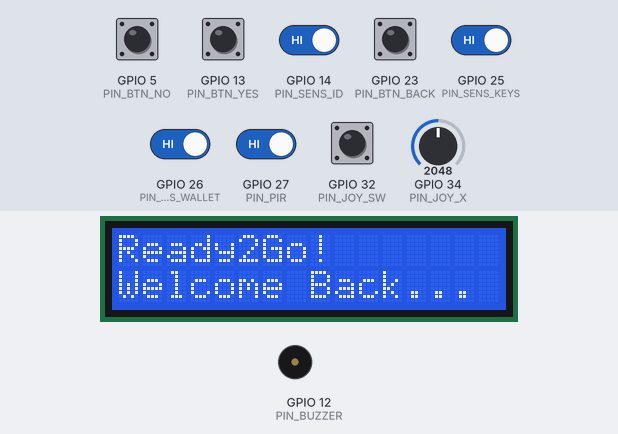
Recording of a sketch running on a simulated ESP32. Shown: 16×2 character LCD, buzzer (waves = sounding). The inputs (shaded band) are chosen by the test bench; at power-on: GPIO 5 (PIN_BTN_NO), GPIO 13 (PIN_BTN_YES), GPIO 14 (PIN_SENS_ID), GPIO 23 (PIN_BTN_BACK), GPIO 25 (PIN_SENS_KEYS), GPIO 26 (PIN_SENS_WALLET), GPIO 27 (PIN_PIR), GPIO 32 (PIN_JOY_SW) HIGH, GPIO 34 (PIN_JOY_X) = 2048. WiFi joins after 1.5 s; servers stay silent unless stated; what the sketch prints to the serial monitor is not drawn.

Above: at 4.6 s.
4.7 s: GPIO 34 (PIN_JOY_X) set to 968
6.9 s: GPIO 34 (PIN_JOY_X) set to 839
At 8.1 s:
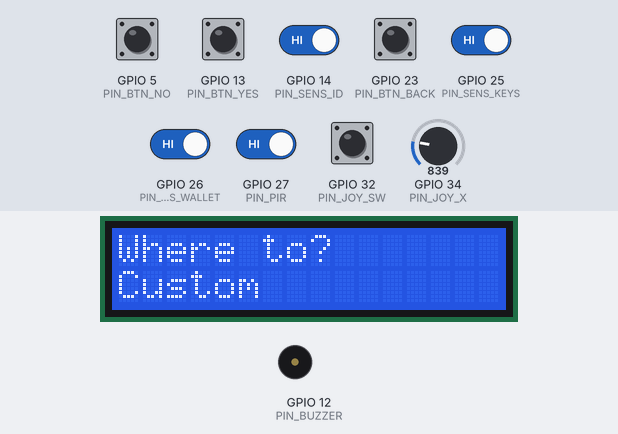
8.4 s: GPIO 32 (PIN_JOY_SW) pulled LOW for 3.2 s
At 11.8 s:
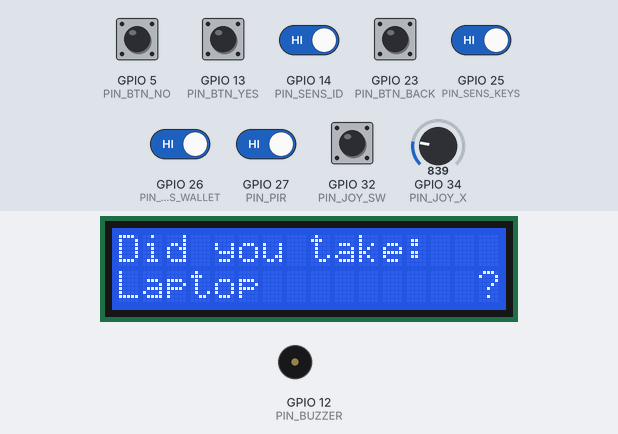
13.1 s: GPIO 5 (PIN_BTN_NO) pulled LOW for 1 s
At 15.0 s:
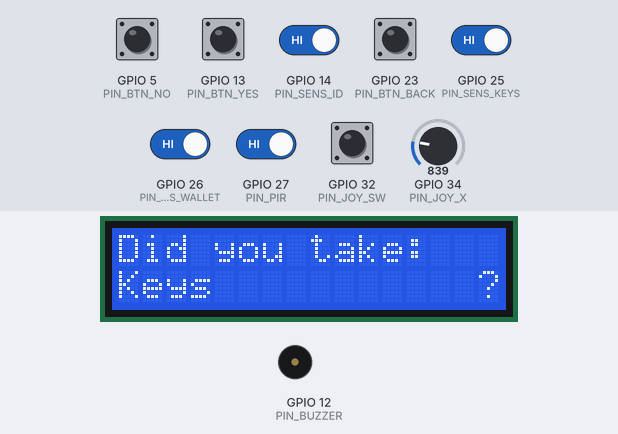
15.6 s: GPIO 5 (PIN_BTN_NO) pulled LOW for 0.15 s
At 16.3 s:
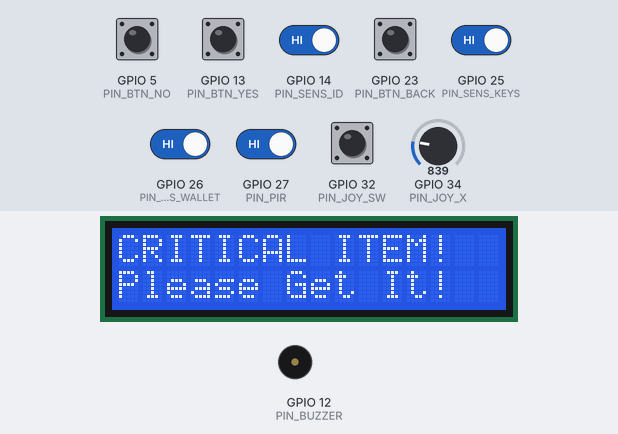
18.7 s: GPIO 13 (PIN_BTN_YES) pulled LOW for 1 s
At 24.3 s:
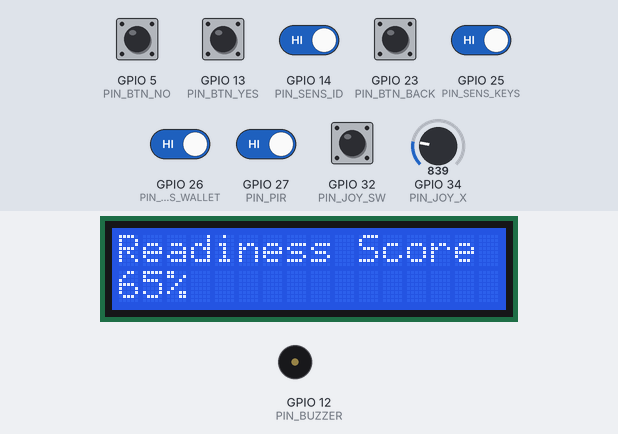
Timing chart, 0 to 27.6 s (numbered marks = the images above; inputs shaded):
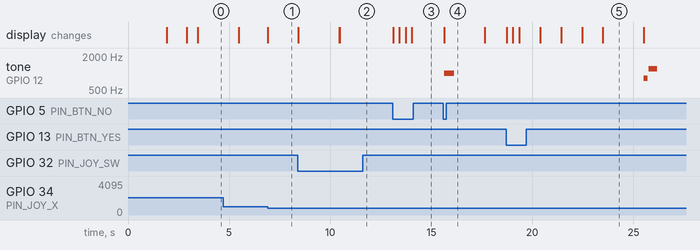

The sketch:

Ready2Go.ino
```cpp
// ========================================================================================
//  Ready2Go – Smart Embedded Departure Assistant
//  Author: Ahmed Samir (Nile University - ECE)
//  Event: IEEE SSCS Arduino Contest
// ========================================================================================
//  Blynk Datastreams:
//    V0  – System Status         (String) - Human-readable system state
//    V1  – Current Destination   (String) - Clean destination name
//    V2  – Current Item          (String) - Clean item name
//    V3  – Readiness Score       (Integer 0–100) - Clamped scoring system
//    V4  – AI Assistant Message  (String) - Complete event timeline
//    V5  – Missing Items         (String) - Dynamically generated list
// ========================================================================================

// --- Blynk Credentials (must be defined BEFORE including Blynk) ---
#define BLYNK_TEMPLATE_ID   "TMPL2Dh8I1eqd"
#define BLYNK_TEMPLATE_NAME "Ready2Go"
#define BLYNK_AUTH_TOKEN    "gOnx6kCUGNovvZhwDiDUQl9laD3PBI7K"

#define BLYNK_PRINT Serial

#include <Wire.h>
#include <LiquidCrystal_I2C.h>
#include <WiFi.h>
#include <BlynkSimpleEsp32.h>

// --- WiFi Credentials ---
char ssid[] = "Ahmed@yousef";
char pass[] = "25112595";

// --- Pin Definitions (Preserved strictly as requested) ---
#define PIN_PIR         27
#define PIN_JOY_X       34
#define PIN_JOY_SW      32
#define PIN_BTN_YES     13
#define PIN_BTN_NO       5
#define PIN_BTN_BACK    23
#define PIN_SENS_KEYS   25
#define PIN_SENS_WALLET 26
#define PIN_SENS_ID     14  // Renamed from PIN_SENS_PHONE
#define PIN_BUZZER      12

// --- Scoring Constants ---
const int SCORE_START              = 100;
const int SCORE_MIN                = 0;
const int PENALTY_CRITICAL_SKIPPED = 15;
const int PENALTY_NON_CRITICAL     = 5;
const int PENALTY_SENSOR_LEFT      = 20;

// --- LCD Setup ---
LiquidCrystal_I2C lcd(0x27, 16, 2);

// --- System States ---
enum SystemState {
  STATE_SLEEP,
  STATE_MENU,
  STATE_CHECKLIST,
  STATE_VALIDATE,
  STATE_SUCCESS
};
SystemState currentState = STATE_SLEEP;

// --- Menu Variables ---
String destinations[] = {"University", "Work", "Gym", "Travel", "Emergency", "Custom"};
int menuIndex    = 0;
int maxMenuIndex = 5;

// --- Checklist Items (Updated replacing Phone with Student ID) ---
String uniItems[]     = {"Laptop", "Charger", "Case", "Notebook", "Keys", "Wallet", "Student ID"};
bool   uniCritical[]  = {false,    false,     false,  false,      true,   true,     true};

String workItems[]    = {"Keys", "Wallet", "Student ID", "Water Bottle", "Food"};
bool   workCritical[] = {true,   true,     true,         false,          false};

String gymItems[]     = {"Keys", "Wallet", "Student ID", "Pre-Workout", "Water Bottle"};
bool   gymCritical[]  = {true,   true,     true,         false,         false};

String travelItems[]    = {"Travel Bag", "Keys", "Wallet", "Student ID", "Passport"};
bool   travelCritical[] = {false,        true,   true,     true,         false};

String emergencyItems[]    = {"Keys", "Wallet", "Student ID"};
bool   emergencyCritical[] = {true,   true,     true};

// --- Active Checklist Pointers ---
String* currentItems    = nullptr;
bool*   currentCritical = nullptr;
int     maxItems        = 0;
int     currentItemIndex = 0;

// --- Debounce & Timing ---
unsigned long lastJoyMove      = 0;
unsigned long lastButtonPress  = 0;
const int     debounceDelay    = 300;
bool          joystickCentered = true;

// --- Global Variables ---
int    readinessScore    = SCORE_START;
String missingItems      = "None";
String assistantMessage  = "";
unsigned long sessionStart = 0;
unsigned long sessionDuration = 0;

// ========================================================================================
//  EXTENSION POINTS (FUTURE READY ARCHITECTURE)
// ========================================================================================
void triggerCloudLogging(String event, String details) { /* TODO: Push to external backend */ }
void sendPushNotification(String title, String msg) { /* TODO: Trigger Blynk Automations */ }
void recordAnalyticsData(int finalScore) { /* TODO: Log daily success rates */ }
void handleRemoteCommand(String cmd) { /* TODO: Process remote trigger actions */ }

// ========================================================================================
//  BLYNK & SERIAL HELPER FUNCTIONS (DRY Principle)
// ========================================================================================

void updateStatus(String status) {
  Blynk.virtualWrite(V0, status);
}

void updateDestination(String dest) {
  Blynk.virtualWrite(V1, dest);
  Serial.println("[INFO] Destination = " + dest);
}

void updateChecklistItem(String item) {
  Blynk.virtualWrite(V2, item);
  if (item != "Done" && item != "None") {
    Serial.println("[CHECK] " + item);
  }
}

void applyPenalty(int penalty) {
  readinessScore -= penalty;
  if (readinessScore < SCORE_MIN) readinessScore = SCORE_MIN;
  Blynk.virtualWrite(V3, readinessScore);
}

void resetScore() {
  readinessScore = SCORE_START;
  Blynk.virtualWrite(V3, readinessScore);
}

void updateAssistant(String msg, String logLevel = "[INFO]") {
  assistantMessage = msg;
  Blynk.virtualWrite(V4, msg);
  if (logLevel != "") {
    Serial.println(logLevel + " " + msg);
  }
}

// Updated to match the new hardware verification logic
void updateMissingItemsList(bool keysOnShelf, bool walletOnShelf, bool idOnShelf) {
  missingItems = "";
  if (keysOnShelf)   missingItems += "Keys";
  if (walletOnShelf) missingItems += (missingItems.length() > 0 ? ", " : "") + String("Wallet");
  if (idOnShelf)     missingItems += (missingItems.length() > 0 ? ", " : "") + String("Student ID");

  if (missingItems.length() == 0) missingItems = "None";

  Blynk.virtualWrite(V5, missingItems);
}

void syncInitialBlynkState() {
  updateStatus("Sleeping");
  Blynk.virtualWrite(V1, "None");
  Blynk.virtualWrite(V2, "None");
  Blynk.virtualWrite(V3, SCORE_START);
  updateAssistant("System Ready");
  Blynk.virtualWrite(V5, "None");
}

String customDestination = "";
bool hasCustomDestination = false;

String customChecklist[15];
int customItemsCount = 0;
bool customCritical[15];

BLYNK_WRITE(V6)
{
  customDestination = param.asStr();
  customDestination.trim();

  if (customDestination.length() > 0)
  {
    hasCustomDestination = true;
    Serial.println("Custom Destination: " + customDestination);
    Blynk.virtualWrite(V1, customDestination);
  }
  else
  {
    hasCustomDestination = false;
  }
}

BLYNK_WRITE(V7)
{
  String data = param.asStr();
  data.trim();
  customItemsCount = 0;

  while (data.length() > 0 && customItemsCount < 15)
  {
    int comma = data.indexOf(',');

    if (comma == -1)
    {
      customChecklist[customItemsCount] = data;
      customChecklist[customItemsCount].trim();

      if (customChecklist[customItemsCount].startsWith("*"))
      {
          customCritical[customItemsCount] = true;
          customChecklist[customItemsCount].remove(0,1);
      }
      else
      {
          customCritical[customItemsCount] = false;
      }

      customItemsCount++;
      break;
    }

    customChecklist[customItemsCount] = data.substring(0, comma);
    customChecklist[customItemsCount].trim();

    if (customChecklist[customItemsCount].startsWith("*"))
    {
        customCritical[customItemsCount] = true;
        customChecklist[customItemsCount].remove(0,1);
    }
    else
    {
        customCritical[customItemsCount] = false;
    }
    customItemsCount++;

    data = data.substring(comma + 1);
    data.trim();
  }

  Serial.println("Custom Checklist:");
  for (int i = 0; i < customItemsCount; i++)
  {
    Serial.println(customChecklist[i]);
  }
  updateAssistant("Custom Checklist Received");
  Serial.print("Items Count = ");
  Serial.println(customItemsCount);
}

// ========================================================================================
//  HARDWARE VERIFICATION HELPER (Improvement 9)
// ========================================================================================
void verifyHardwareItem(int pin, String itemName) {
  lcd.clear();
  lcd.setCursor(0, 0);
  lcd.print("Checking...");
  lcd.setCursor(0, 1);
  lcd.print(itemName);

  if (!digitalRead(pin)) {
    applyPenalty(PENALTY_SENSOR_LEFT);

    lcd.clear();
    lcd.setCursor(0, 0);
    lcd.print("Take " + itemName);

    updateAssistant("Please Take Your " + itemName, "[WARNING]");

    while (!digitalRead(pin)) {
      tone(PIN_BUZZER, 1500, 150);
      delay(300);
      Blynk.run();
    }
  }

  // Visual confirmation with progress
  lcd.clear();
  lcd.setCursor(0, 0);
  lcd.print("Checking...");
  lcd.setCursor(0, 1);
  lcd.print(itemName + " OK"); // Acts as checkmark per hardware constraints

  updateAssistant(itemName + " Verified");
  delay(1000);
}

// ========================================================================================
//  SETUP
// ========================================================================================
void setup() {
  Serial.begin(115200);
  Serial.println("================================");
  Serial.println("Ready2Go V1.0");
  Serial.println("IEEE SSCS Arduino Contest");
  Serial.println("Ahmed Samir");
  Serial.println("================================");

  pinMode(PIN_PIR,         INPUT);
  pinMode(PIN_JOY_SW,      INPUT_PULLUP);
  pinMode(PIN_BTN_YES,     INPUT_PULLUP);
  pinMode(PIN_BTN_NO,      INPUT_PULLUP);
  pinMode(PIN_BTN_BACK,    INPUT_PULLUP);
  pinMode(PIN_SENS_KEYS,   INPUT_PULLUP);
  pinMode(PIN_SENS_WALLET, INPUT_PULLUP);
  pinMode(PIN_SENS_ID,     INPUT_PULLUP); // Updated PIN definition check
  pinMode(PIN_BUZZER,      OUTPUT);

  lcd.init();
  lcd.backlight();
  lcd.clear();
  lcd.setCursor(0, 0);
  lcd.print("Ready2Go!");
  lcd.setCursor(0, 1);
  lcd.print("Connecting...");

  Blynk.begin(BLYNK_AUTH_TOKEN, ssid, pass);
  updateAssistant("Connected To Blynk");

  lcd.clear();
  lcd.setCursor(0, 0);
  lcd.print("Blynk OK!");
  delay(1000);
  lcd.clear();
  delay(500);

  syncInitialBlynkState();
  Serial.println("[INFO] System Ready. Waiting For Motion...");
}

// ========================================================================================
//  MAIN LOOP
// ========================================================================================
void loop() {
  Blynk.run();

  switch (currentState) {
    case STATE_SLEEP:      handleSleepState();     break;
    case STATE_MENU:       handleMenuState();      break;
    case STATE_CHECKLIST:  handleChecklistState(); break;
    case STATE_VALIDATE:   handleValidateState();  break;
    case STATE_SUCCESS:    handleSuccessState();   break;
  }
}

// ========================================================================================
//  STATE HANDLERS
// ========================================================================================

void handleSleepState() {
  lcd.clear();
  lcd.noBacklight();

  updateStatus("Sleeping");
  updateAssistant("Waiting For Motion");

  while (digitalRead(PIN_PIR) == LOW) {
    Blynk.run();
    delay(100);
  }

  // Motion Detected
  sessionStart = millis(); // Improvement 7: Start Session Timer

  lcd.backlight();
  lcd.setCursor(0, 0);
  lcd.print("Ready2Go!");
  lcd.setCursor(0, 1);
  lcd.print("Welcome Back...");

  resetScore();
  updateStatus("Motion");
  updateAssistant("Motion Detected");

  delay(2000);
  currentState = STATE_MENU;
  menuIndex    = 0;
  displayMenu();
}

void handleMenuState() {
  int joyX = analogRead(PIN_JOY_X);

  if (joyX >= 1500 && joyX <= 2500) {
    joystickCentered = true;
  }

  if (joystickCentered && (millis() - lastJoyMove > 300)) {
    if (joyX > 3200) {
      menuIndex++;
      if (menuIndex > maxMenuIndex) menuIndex = 0;
      displayMenu();
      lastJoyMove      = millis();
      joystickCentered = false;
    } else if (joyX < 900) {
      menuIndex--;
      if (menuIndex < 0) menuIndex = maxMenuIndex;
      displayMenu();
      lastJoyMove      = millis();
      joystickCentered = false;
    }
  }

  // Selection Logic
  if (digitalRead(PIN_JOY_SW) == LOW && (millis() - lastButtonPress > debounceDelay)) {
    lastButtonPress  = millis();
    currentItemIndex = 0;

    if (menuIndex == 0) {
      currentItems = uniItems; currentCritical = uniCritical; maxItems = 7; // Fixed array size
    } else if (menuIndex == 1) {
      currentItems = workItems; currentCritical = workCritical; maxItems = 5;
    } else if (menuIndex == 2) {
      currentItems = gymItems; currentCritical = gymCritical; maxItems = 5;
    } else if (menuIndex == 3) {
      currentItems = travelItems; currentCritical = travelCritical; maxItems = 5;
    } else if (menuIndex == 4) {
      currentItems = emergencyItems; currentCritical = emergencyCritical; maxItems = 3;
    } else if (menuIndex == 5) {
      if (customItemsCount == 0) {
        lcd.clear();
        lcd.setCursor(0,0);
        lcd.print("No Checklist");
        lcd.setCursor(0,1);
        lcd.print("Send from App");
        delay(2000);

        menuIndex = 0;
        displayMenu();
        return;
      }
      currentItems = customChecklist; currentCritical = customCritical; maxItems = customItemsCount;
    }

    updateAssistant("Destination Selected");

    if (menuIndex == 5 && hasCustomDestination) {
      updateDestination(customDestination);
    } else {
      updateDestination(destinations[menuIndex]);
    }

    currentState = STATE_CHECKLIST;
    updateStatus("Checklist");
    updateAssistant("Checklist Started");
    displayChecklistItem();
  }
}

void handleChecklistState() {
  // BACK BUTTON
  if (digitalRead(PIN_BTN_BACK) == LOW && (millis() - lastButtonPress > debounceDelay)) {
    lastButtonPress = millis();
    currentState = STATE_MENU;
    updateAssistant("Browsing Destinations");
    updateChecklistItem("None");
    displayMenu();
    return;
  }

  // YES BUTTON
  if (digitalRead(PIN_BTN_YES) == LOW && (millis() - lastButtonPress > debounceDelay)) {
    lastButtonPress = millis();
    updateAssistant(currentItems[currentItemIndex] + " Confirmed");

    currentItemIndex++;
    if (currentItemIndex >= maxItems) {
      updateChecklistItem("Done");
      updateAssistant("Checklist Completed");
      currentState = STATE_VALIDATE;
    } else {
      displayChecklistItem();
    }
  }

  // NO BUTTON
  if (digitalRead(PIN_BTN_NO) == LOW && (millis() - lastButtonPress > debounceDelay)) {
    lastButtonPress = millis();

    if (currentCritical[currentItemIndex]) {
      lcd.clear();
      lcd.setCursor(0, 0);
      lcd.print("CRITICAL ITEM!");
      lcd.setCursor(0, 1);
      lcd.print("Please Get It!");
      tone(PIN_BUZZER, 1000, 500);

      applyPenalty(PENALTY_CRITICAL_SKIPPED);
      updateAssistant("Critical Item Missing", "[WARNING]");
      updateAssistant("Please Take Your " + currentItems[currentItemIndex], "");

      delay(2000);
      displayChecklistItem(); // Repeat critical item
    } else {
      applyPenalty(PENALTY_NON_CRITICAL);
      updateAssistant(currentItems[currentItemIndex] + " Skipped");

      currentItemIndex++;
      if (currentItemIndex >= maxItems) {
        updateChecklistItem("Done");
        updateAssistant("Checklist Completed");
        currentState = STATE_VALIDATE;
      } else {
        displayChecklistItem();
      }
    }
  }
}

void handleValidateState() {
  updateStatus("Checking Sensors");
  updateAssistant("Verifying Hardware");
  triggerCloudLogging("Validation", "Hall Sensors Started");
  Serial.println("[INFO] Hall Sensor Verification");

  // Read initial states to calculate true missing items BEFORE forcing user to grab them
  bool keysMissing   = !digitalRead(PIN_SENS_KEYS);
  bool walletMissing = !digitalRead(PIN_SENS_WALLET);
  bool idMissing     = !digitalRead(PIN_SENS_ID);

  updateMissingItemsList(keysMissing, walletMissing, idMissing);

  // Validate items visually and structurally using DRY principle helper function
  verifyHardwareItem(PIN_SENS_KEYS, "Keys");
  verifyHardwareItem(PIN_SENS_WALLET, "Wallet");
  verifyHardwareItem(PIN_SENS_ID, "Student ID");

  updateStatus("Items Verified");
  updateAssistant("All Items Verified");

  currentState = STATE_SUCCESS;
}

void handleSuccessState() {
  // Screen 1: All Items Verified (Improvement 5)
  lcd.clear();
  lcd.setCursor(0, 0);
  lcd.print("All Items");
  lcd.setCursor(0, 1);
  lcd.print("Verified OK");
  delay(1000);

  // Screen 2: Readiness Score (Show for 2 seconds)
  lcd.clear();
  lcd.setCursor(0, 0);
  lcd.print("Readiness Score");
  lcd.setCursor(0, 1);
  lcd.print(String(readinessScore) + "%");
  delay(2000);

  // Screen 3: Farewell Message
  lcd.clear();
  lcd.setCursor(0, 0);
  lcd.print("You're Ready!");

  String farewell = "Stay Safe!";
  if      (menuIndex == 0) farewell = "Good Luck in Uni!";
  else if (menuIndex == 1) farewell = "Have a great day";
  else if (menuIndex == 2) farewell = "Enjoy Workout!";
  else if (menuIndex == 3) farewell = "Safe Travels!";

  lcd.setCursor(0, 1);
  lcd.print(farewell);

  updateStatus("Ready");
  sendPushNotification("Ready2Go", "You are ready to leave!");
  updateAssistant("Ready To Go", "[SUCCESS]");

  tone(PIN_BUZZER, 800, 200);
  delay(250);
  tone(PIN_BUZZER, 1200, 400);

  delay(2000); // Shortened to fit cleanly before sleep logic

  // Calculate and log session metrics (Improvement 7 & 8)
  sessionDuration = (millis() - sessionStart) / 1000;

  Serial.println("\n========== SESSION SUMMARY ==========");
  if (menuIndex == 5 && hasCustomDestination) {
    Serial.println("Destination: " + customDestination);
  } else {
    Serial.println("Destination: " + destinations[menuIndex]);
  }
  Serial.println("Readiness Score: " + String(readinessScore));
  Serial.println("Missing Items: " + missingItems);
  Serial.println("Session Time: " + String(sessionDuration) + " sec");
  Serial.println("=====================================\n");

  updateAssistant("Session Time: " + String(sessionDuration) + " sec");
  delay(2000);

  recordAnalyticsData(readinessScore);
  updateAssistant("Going Back To Sleep");

  // Clean final Blynk setup for next wake cycle
  updateMissingItemsList(false, false, false);

  currentState = STATE_SLEEP;
}

// ========================================================================================
//  DISPLAY HELPERS
// ========================================================================================

void displayMenu() {
  lcd.clear();
  lcd.setCursor(0, 0);
  lcd.print("Where to?");
  lcd.setCursor(0, 1);

  if (menuIndex == 5 && hasCustomDestination) {
    lcd.print(customDestination);
  } else {
    lcd.print(destinations[menuIndex]);
  }

  updateStatus("Browsing");
  updateAssistant("Browsing Destinations");

  if (menuIndex == 5 && hasCustomDestination) {
    updateDestination(customDestination);
  } else {
    updateDestination(destinations[menuIndex]);
  }
}

void displayChecklistItem() {
  lcd.clear();
  lcd.setCursor(0, 0);
  lcd.print("Did you take:");
  lcd.setCursor(0, 1);
  lcd.print(currentItems[currentItemIndex]);

  lcd.setCursor(15,1);
  lcd.print("?");

  updateChecklistItem(currentItems[currentItemIndex] + " (" + String(currentItemIndex + 1) + "/" + String(maxItems) + ")");
  updateAssistant("Checking " + currentItems[currentItemIndex]);
}
```

Measured:
- the behaviour switches between 900 and 899 on GPIO 34 (PIN_JOY_X) (found by bisection; images 0 and 1)
- after the input at 6.9 s, the display: changes at once (image 1)
- after the input at 8.4 s, the display: first changes at once (image 2 shows a later state)
- after the input at 13.1 s, the display: first changes at once (image 3 shows a later state)
- after the input at 15.6 s, tone on GPIO 12 (PIN_BUZZER): silent → 1000 Hz at once, → silent 0.50 s later; the display: changes at once (image 4)
- after the input at 18.7 s, tone on GPIO 12 (PIN_BUZZER): silent → 800 Hz after 6.8 s, → silent 0.20 s later, → 1200 Hz 0.05 s later, → silent 0.40 s later; the display: first changes at once (image 5 shows a later state)
